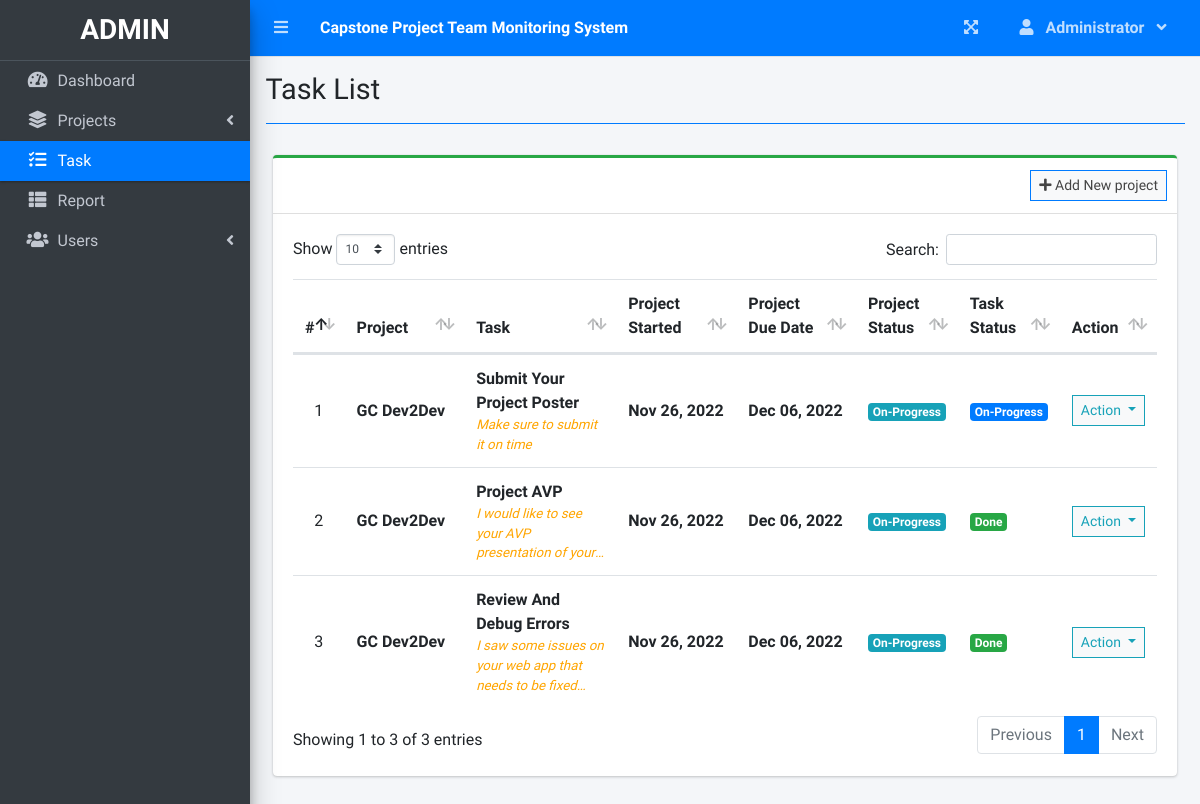
The app's page /index.php?page=task_list (signed in) with its own data.
### tables this page shows
CREATE TABLE `task_list` (
  `id` int(30) NOT NULL,
  `project_id` int(30) NOT NULL,
  `task` varchar(200) NOT NULL,
  `description` text NOT NULL,
  `status` tinyint(4) NOT NULL,
  `date_created` datetime NOT NULL DEFAULT current_timestamp()
);

CREATE TABLE `project_list` (
  `id` int(30) NOT NULL,
  `name` varchar(200) NOT NULL,
  `description` text NOT NULL,
  `status` tinyint(2) NOT NULL,
  `start_date` date NOT NULL,
  `end_date` date NOT NULL,
  `manager_id` int(30) NOT NULL,
  `user_ids` text NOT NULL,
  `date_created` datetime NOT NULL DEFAULT current_timestamp()
);

### task_list.php (the view, shortened to what this page needs)
<?php include'db_connect.php' ?>
<div class="col-lg-12">
	<div class="card card-outline card-success">
		<div class="card-header">
			<div class="card-tools">
				<a class="btn btn-block btn-sm btn-default btn-flat border-primary" href="./index.php?page=new_project"><i class="fa fa-plus"></i> Add New project</a>
			</div>
		</div>
		<div class="card-body">
			<table class="table tabe-hover table-condensed" id="list">
				<colgroup>
					<col width="5%">
					<col width="15%">
					<col width="20%">
					<col width="15%">
					<col width="15%">
					<col width="10%">
					<col width="10%">
					<col width="10%">
				</colgroup>
				<thead>
					<tr>
						<th class="text-center">#</th>
						<th>Project</th>
						<th>Task</th>
						<th>Project Started</th>
						<th>Project Due Date</th>
						<th>Project Status</th>
						<th>Task Status</th>
						<th>Action</th>
					</tr>
				</thead>
				<tbody>
					<?php
					$i = 1;
					$where = "";
					$stat = array("Pending","Started","On-Progress","On-Hold","Over Due","Done");
					$qry = $conn->query("SELECT t.*,p.name as pname,p.start_date,p.status as pstatus, p.end_date,p.id as pid FROM task_list t inner join project_list p on p.id = t.project_id $where order by p.name asc");
					while($row= $qry->fetch_assoc()):
						$trans = get_html_translation_table(HTML_ENTITIES,ENT_QUOTES);
						unset($trans["\""], $trans["<"], $trans[">"], $trans["<h2"]);
						$desc = strtr(html_entity_decode($row['description']),$trans);
						$desc=str_replace(array("<li>","</li>"), array("",", "), $desc);
		                $cprog = $conn->query("SELECT * FROM task_list where project_id = {$row['pid']} and status = 3")->num_rows;
		                $prod = $conn->query("SELECT * FROM user_productivity where project_id = {$row['pid']}")->num_rows;
		                if($row['pstatus'] == 0 && strtotime(date('Y-m-d')) >= strtotime($row['start_date'])):
		                if($prod  > 0  || $cprog > 0)
		                  $row['pstatus'] = 2;
		                else
		                  $row['pstatus'] = 1;
		                elseif($row['pstatus'] == 0 && strtotime(date('Y-m-d')) > strtotime($row['end_date'])):
		                $row['pstatus'] = 4;
		                endif;
					?>
					<tr>
						<td class="text-center"><?php echo $i++ ?></td>
						<td>
							<p><b><?php echo ucwords($row['pname']) ?></b></p>
						</td>
						<td>
							<p><b><?php echo ucwords($row['task']) ?></b></p>
							<p class="truncate"><?php echo strip_tags($desc) ?></p>
						</td>
						<td><b><?php echo date("M d, Y",strtotime($row['start_date'])) ?></b></td>
						<td><b><?php echo date("M d, Y",strtotime($row['end_date'])) ?></b></td>
						<td class="text-center">
							<?php
							  if($stat[$row['pstatus']] =='Pending'){
							  	echo "<span class='badge badge-secondary'>{$stat[$row['pstatus']]}</span>";
							  }elseif($stat[$row['pstatus']] =='Started'){
							  	echo "<span class='badge badge-primary'>{$stat[$row['pstatus']]}</span>";
							  }elseif($stat[$row['pstatus']] =='On-Progress'){
							  	echo "<span class='badge badge-info'>{$stat[$row['pstatus']]}</span>";
							  }elseif($stat[$row['pstatus']] =='On-Hold'){
							  	echo "<span class='badge badge-warning'>{$stat[$row['pstatus']]}</span>";
							  }elseif($stat[$row['pstatus']] =='Over Due'){
							  	echo "<span class='badge badge-danger'>{$stat[$row['pstatus']]}</span>";
							  }elseif($stat[$row['pstatus']] =='Done'){
							  	echo "<span class='badge badge-success'>{$stat[$row['pstatus']]}</span>";
							  }
							?>
						</td>
						<td>
                        	<?php
                        	if($row['status'] == 1){
						  		echo "<span class='badge badge-secondary'>Pending</span>";
                        	}elseif($row['status'] == 2){
						  		echo "<span class='badge badge-primary'>On-Progress</span>";
                        	}elseif($row['status'] == 3){
						  		echo "<span class='badge badge-success'>Done</span>";
                        	}
                        	?>
                        </td>
						<td class="text-center">
							<button type="button" class="btn btn-default btn-sm btn-flat border-info wave-effect text-info dropdown-toggle" data-toggle="dropdown" aria-expanded="true">
		                      Action
		                    </button>
						</td>
					</tr>
				<?php endwhile; ?>
				</tbody>
			</table>
		</div>
	</div>
</div>

### task_list.php (style rules this page uses)
table p { margin: unset !important; }
table td { vertical-align: middle !important }

### records on screen
task_list: project_list.name "GC Dev2Dev", task "Submit Your Project Poster", description "Make sure to submit it on time", project_list.start_date "Nov 26, 2022", project_list.end_date "Dec 06, 2022", status "On-Progress"
task_list: project_list.name "GC Dev2Dev", task "Project AVP", description "I would like to see your AVP presentation of…", project_list.start_date "Nov 26, 2022", project_list.end_date "Dec 06, 2022", pstatus "On-Progress", status "Done"
task_list: project_list.name "GC Dev2Dev", task "Review And Debug Errors", description "I saw some issues on your web app that needs to be…", project_list.start_date "Nov 26, 2022", project_list.end_date "Dec 06, 2022", pstatus "On-Progress", status "Done"

### other values on screen
$_SESSION['system']['name'] "Capstone Project Team Monitoring System"
$_SESSION['login_firstname'] "Administrator"
$title "Task List"
